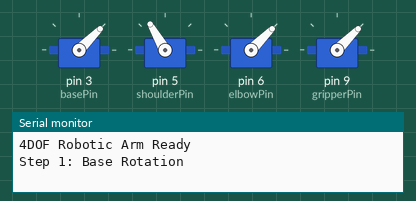
Bench run of a sketch on a simulated Arduino Uno, built with avr-gcc and run on an emulated ATmega328P. Parts: 4 × servo, the last lines printed to the serial monitor.

Above: at 1.05 s.
At 3.0 s:
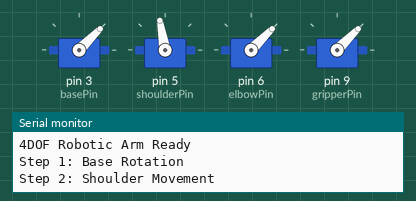
At 4.0 s:
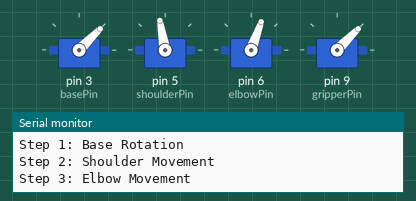
At 5.0 s:
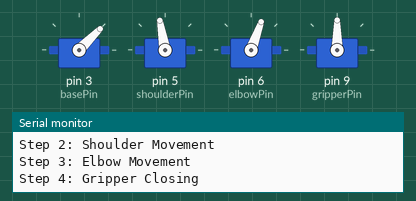
At 7.0 s:
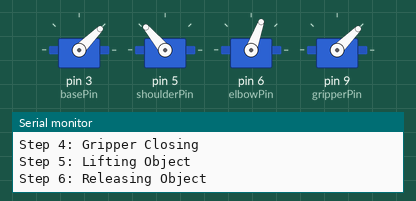
At 9.0 s:
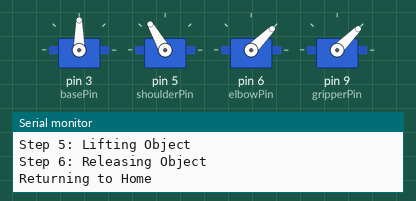
Timing chart, 0 to 11.4 s (numbered marks = the images above):
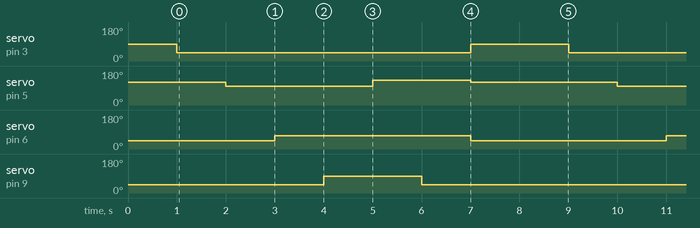

Measured:
- by itself, servo on pin 3 (basePin), servo on pin 9 (gripperPin): alternates 90° for 2.0 s and 45° for 6.0 s
- by itself, servo on pin 5 (shoulderPin): repeats every 8.0 s: 130° 2.0 s, 120° 3.0 s, 100° 3.0 s
- by itself, servo on pin 6 (elbowPin): alternates 70° for 4.0 s and 45° for 4.0 s

The sketch:

4DOF_Robotic_Arm.ino
```cpp
// 4DOF Robotic Arm using Arduino Uno

#include <Servo.h>

Servo baseServo;
Servo shoulderServo;
Servo elbowServo;
Servo gripperServo;

// Servo signal pins
const int basePin = 3;
const int shoulderPin = 5;
const int elbowPin = 6;
const int gripperPin = 9;

// Initial positions
int baseHome = 90;
int shoulderHome = 120;
int elbowHome = 45;
int gripperOpen = 45;

void setup() {
  Serial.begin(9600);

  baseServo.attach(basePin);
  shoulderServo.attach(shoulderPin);
  elbowServo.attach(elbowPin);
  gripperServo.attach(gripperPin);

  baseServo.write(baseHome);
  shoulderServo.write(shoulderHome);
  elbowServo.write(elbowHome);
  gripperServo.write(gripperOpen);

  delay(1000);

  Serial.println("4DOF Robotic Arm Ready");
}

void loop() {
  // Step 1: Rotate base
  Serial.println("Step 1: Base Rotation");
  baseServo.write(45);
  delay(1000);

  // Step 2: Lower shoulder
  Serial.println("Step 2: Shoulder Movement");
  shoulderServo.write(100);
  delay(1000);

  // Step 3: Move elbow
  Serial.println("Step 3: Elbow Movement");
  elbowServo.write(70);
  delay(1000);

  // Step 4: Close gripper
  Serial.println("Step 4: Gripper Closing");
  gripperServo.write(90);
  delay(1000);

  // Step 5: Lift shoulder
  Serial.println("Step 5: Lifting Object");
  shoulderServo.write(130);
  delay(1000);

  // Step 6: Open gripper
  Serial.println("Step 6: Releasing Object");
  gripperServo.write(gripperOpen);
  delay(1000);

  // Return to home position
  Serial.println("Returning to Home");
  baseServo.write(baseHome);
  shoulderServo.write(shoulderHome);
  elbowServo.write(elbowHome);
  gripperServo.write(gripperOpen);

  delay(2000);
}
```
